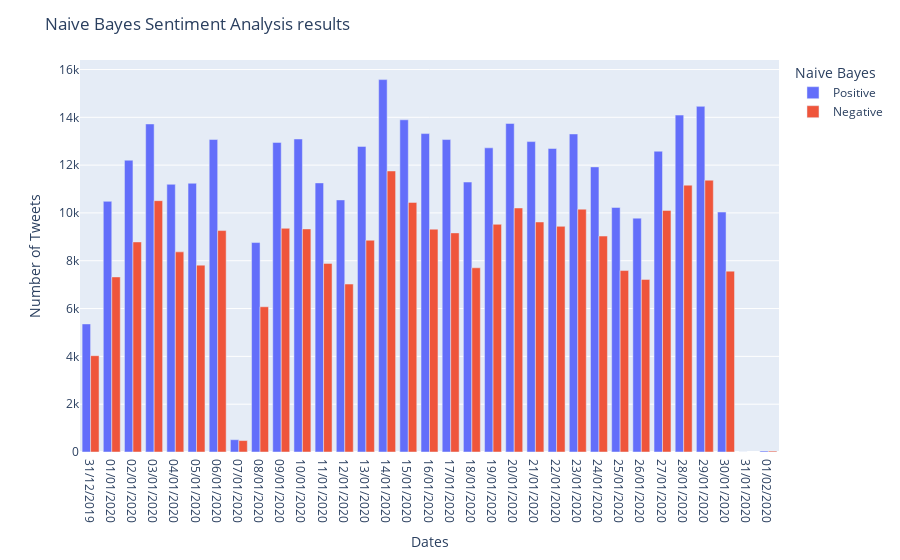

Notebook source saved alongside this figure:
### Code cell
Figure3_1 = px.bar(naive_bayes_count, x="CREATED AT", y="Count", color="Naive Bayes",barmode="group")
Figure3_1.update_layout(
    title="Naive Bayes Sentiment Analysis results",
    xaxis_title="Dates",
    yaxis_title="Number of Tweets")
Figure3_1.show()

### Figure 1 — Plotly figure (JSON) as saved in the notebook; plotly's stock layout.template omitted (floating-point values rounded to 4 significant figures)
{"data": [{"alignmentgroup": "True", "hoverlabel": {"namelength": 0}, "hovertemplate": "Naive Bayes=Positive<br>CREATED AT=%{x}<br>Count=%{y}", "legendgroup": "Positive", "marker": {"color": "#636efa"}, "name": "Positive", "offsetgroup": "Positive", "orientation": "v", "showlegend": true, "textposition": "auto", "type": "bar", "x": ["31/12/2019", "01/01/2020", "02/01/2020", "03/01/2020", "04/01/2020", "05/01/2020", "06/01/2020", "07/01/2020", "08/01/2020", "09/01/2020", "10/01/2020", "11/01/2020", "12/01/2020", "13/01/2020", "14/01/2020", "15/01/2020", "16/01/2020", "17/01/2020", "18/01/2020", "19/01/2020", "20/01/2020", "21/01/2020", "22/01/2020", "23/01/2020", "24/01/2020", "25/01/2020", "26/01/2020", "27/01/2020", "28/01/2020", "29/01/2020", "30/01/2020", "31/01/2020", "01/02/2020"], "xaxis": "x", "y": [5357, 10485, 12206, 13722, 11197, 11241, 13070, 515, 8761, 12950, 13093, 11256, 10545, 12783, 15577, 13896, 13319, 13069, 11292, 12723, 13743, 12984, 12694, 13304, 11926, 10229, 9782, 12581, 14093, 14458, 10036, 2, 42], "yaxis": "y"}, {"alignmentgroup": "True", "hoverlabel": {"namelength": 0}, "hovertemplate": "Naive Bayes=Negative<br>CREATED AT=%{x}<br>Count=%{y}", "legendgroup": "Negative", "marker": {"color": "#EF553B"}, "name": "Negative", "offsetgroup": "Negative", "orientation": "v", "showlegend": true, "textposition": "auto", "type": "bar", "x": ["31/12/2019", "01/01/2020", "02/01/2020", "03/01/2020", "04/01/2020", "05/01/2020", "06/01/2020", "07/01/2020", "08/01/2020", "09/01/2020", "10/01/2020", "11/01/2020", "12/01/2020", "13/01/2020", "14/01/2020", "15/01/2020", "16/01/2020", "17/01/2020", "18/01/2020", "19/01/2020", "20/01/2020", "21/01/2020", "22/01/2020", "23/01/2020", "24/01/2020", "25/01/2020", "26/01/2020", "27/01/2020", "28/01/2020", "29/01/2020", "30/01/2020", "01/02/2020"], "xaxis": "x", "y": [4029, 7323, 8787, 10513, 8371, 7816, 9262, 478, 6075, 9357, 9331, 7888, 7025, 8858, 11755, 10441, 9321, 9165, 7705, 9524, 10207, 9622, 9439, 10158, 9033, 7590, 7220, 10105, 11161, 11370, 7565, 38], "yaxis": "y"}], "layout": {"barmode": "group", "legend": {"title": {"text": "Naive Bayes"}, "tracegroupgap": 0}, "margin": {"t": 60}, "title": {"text": "Naive Bayes Sentiment Analysis results"}, "xaxis": {"anchor": "y", "domain": [0, 1], "title": {"text": "Dates"}}, "yaxis": {"anchor": "x", "domain": [0, 1], "title": {"text": "Number of Tweets"}}}}
